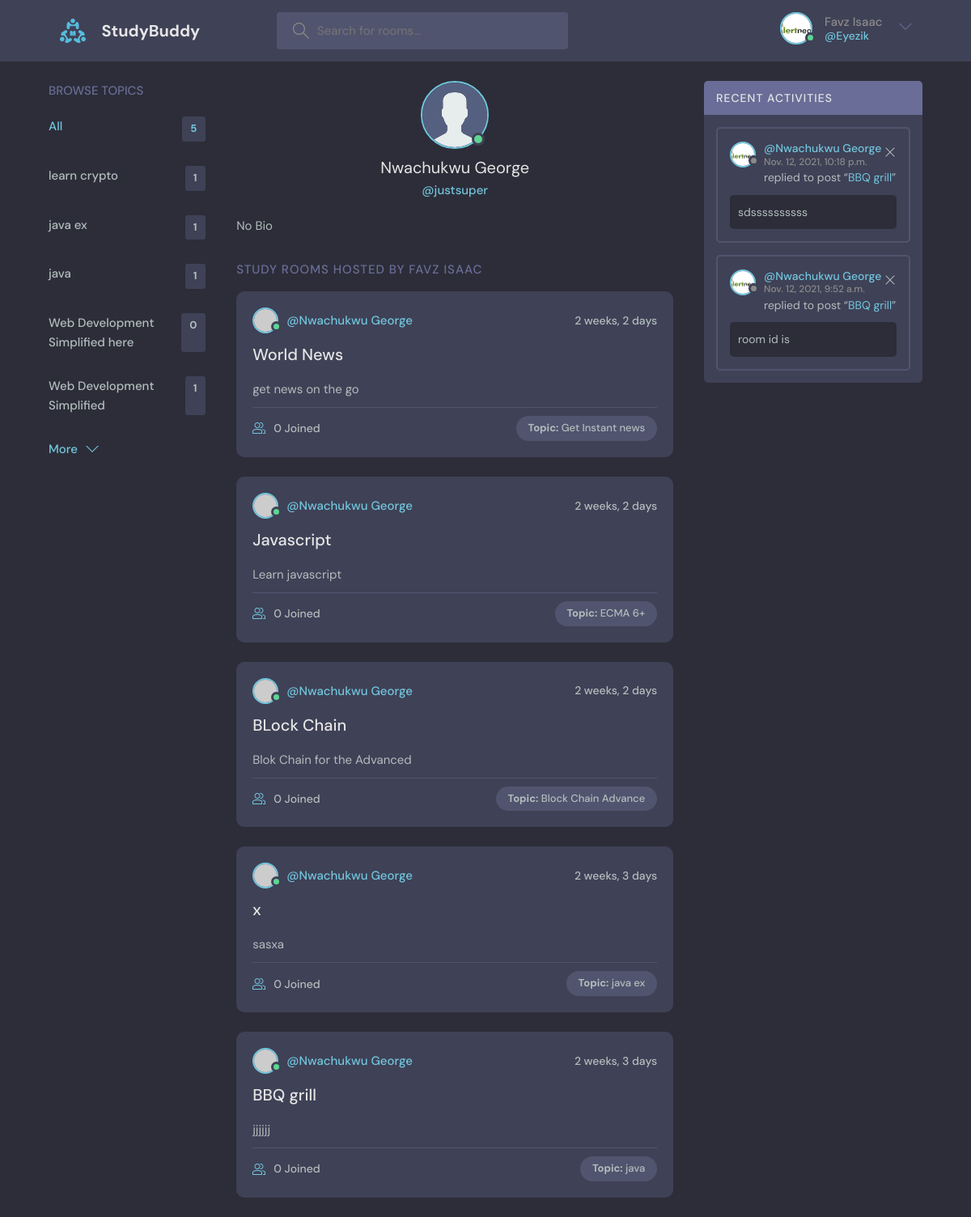
Page /profile/5 (signed in) on the committed database.
### base/models.py (models this page shows, shortened)
class User(AbstractUser):
    fullname = models.CharField(max_length=200, null=True, blank=True)
    email = models.EmailField(unique=True)
    username = models.CharField(max_length=200, unique=True, null=True, blank=True)
    bio = models.TextField(max_length=200, null=True, blank=True)
    avatar = models.ImageField(null=True, default='avatar.svg')
    USERNAME_FIELD = 'email'
    REQUIRED_FIELDS = []
    def __str__(self):
        return str(self.fullname)

class Topic(models.Model):
    name = models.CharField(max_length=200, null=True, blank=True)
    class Meta:
        ordering = ['-name']
    def __str__(self):
        return self.name

class Room(models.Model):
    name = models.CharField(max_length=200, null=True, blank=True)
    host = models.ForeignKey(User, on_delete=models.SET_NULL, null=True, blank=True)
    topic = models.ForeignKey(Topic, on_delete=models.SET_NULL, null=True, blank=True)
    description = models.TextField(null=True, blank=True)
    participants = models.ManyToManyField(User, related_name='participants', blank=True)
    updated = models.DateTimeField(auto_now=True)
    created = models.DateTimeField(auto_now_add=True)
    class Meta:
        ordering = ['-updated']
    def __str__(self):
        return self.name

class Message(models.Model):
    user = models.ForeignKey(User, on_delete=models.CASCADE, null=True)
    room = models.ForeignKey(Room, on_delete=models.CASCADE, null=True)
    body = models.TextField(null=True, blank=True)
    updated = models.DateTimeField(auto_now=True)
    created = models.DateTimeField(auto_now_add=True)

### base/views.py (the view)
# urls.py: path('profile/<int:pk>', user_profile, name="profile"),
@login_required(login_url='base:login')
def user_profile(request, pk):
    user = User.objects.get(pk=pk)
    rooms = user.room_set.all()
    topics = Topic.objects.all()[:5]
    all_messages = user.message_set.all().order_by('-created')
    return render(request, 'base/profile.html', {
        'users':user,
        'topics':topics,
        'all_messages':all_messages,
        'rooms':rooms,
    })

### base/templates/base/profile.html (shortened to what this page needs)
{% extends 'main.html' %}
{% block content %}
  <main class="profile-page layout layout--3">
    <div class="container">
        {% include 'base/topics_component.html' %}
      <div class="roomList">
        <div class="profile">
          <div class="profile__avatar">
            <div class="avatar avatar--large active">
              <img src="{{ users.avatar.url }}" />
            </div>
          </div>
          <div class="profile__info">
            <h3>{{ users }}</h3>
            <p>@{{ users.username }}</p>
          </div>
          <div class="profile__about">
            <p>
              {% if users.bio == None or users.bio == ""%}
                <samp>No Bio</samp>
              {% else %}
              <h3>About</h3>
              {{ users.bio }}
              {% endif %}
            </p>
          </div>
        </div>
        <div class="roomList__header">
          <div>
            <h2>Study Rooms Hosted by {{ user }}</a>
            </h2>
          </div>
        </div>
        {% for room in rooms %}
            <div class="roomListRoom">
            <div class="roomListRoom__header">
                <a href="" class="roomListRoom__author">
                <div class="avatar avatar--small active">
                    <img src="https://randomuser.me/api/portraits/men/11.jpg" />
                </div>
                <span>@{{ room.host }}</span>
                </a>
                <div class="roomListRoom__actions">
                <span>{{ room.updated | timesince }}</span>
                </div>
            </div>
            <div class="roomListRoom__content">
                <a href="">{{ room.name }}</a>
                <p>
                {{ room.description }}
                </p>
            </div>
            <div class="roomListRoom__meta">
                <a class="roomListRoom__joined">
                {{ room.participants.count }} Joined
                </a>
                <p class="roomListRoom__topic"> <strong>Topic:</strong> {{ room.topic }}</p>
            </div>
            </div>
        {% endfor %}
      </div>
     {% include 'base/activities_component.html' %}
    </div>
  </main>
{% endblock content %}

### templates/main.html (shortened to what this page needs)
{% load static %}
<!DOCTYPE html>
<html lang="en">
  <head>
    <link rel="stylesheet" href="{% static '/styles/style.css' %}" />
  </head>
  <body>
    {% include 'navbar.html' %}
    {% block content %}
    {% endblock content %}
  </body>
</html>

### templates/navbar.html (shortened to what this page needs)
{% load static %}
<header class="header header--loggedIn">
    <div class="container">
      <a href="{% url 'base:home' %}" class="header__logo">
        <img src="{% static 'images/logo.svg' %}" />
        <h1>StudyBuddy</h1>
      </a>
      <form class="header__search" method="get" action="{% url 'base:home' %}">
        <label>
          <input placeholder="Search for rooms..." name="q" />
        </label>
      </form>
      <nav class="header__menu">
        <div class="header__user">
          {% if request.user.id %}
          <a href="{% url 'base:profile' request.user.id %}">
            <div class="avatar avatar--medium active">
              <img src="{{ user.avatar.url }}" alt="user" />
            </div>
            <p> {{ request.user }} <span>@{{ request.user.username }}</span></p>
          </a>
          {% endif %}
          <button class="dropdown-button">
            <svg version="1.1" xmlns="http://www.w3.org/2000/svg" width="32" height="32" viewBox="0 0 32 32">
              <title>chevron-down</title>
              <path d="M16 21l-13-13h-3l16 16 16-16h-3l-13 13z"></path>
            </svg>
          </button>
        </div>
      </nav>
    </div>
  </header>

### base/templates/base/topics_component.html
<div class="topics">
    <div class="topics__header">
      <h2>Browse Topics</h2>
    </div>
    <ul class="topics__list">
      <li>
        <a href="/" class="active">All <span>{{ topics.count }}</span></a>
      </li>
      {% for topic in topics %}
      <li>
        <a href="{% url 'base:home' %}?q={{ topic.name }}">{{ topic.name }}<span>{{ topic.room_set.all.count }}</span></a>
      </li>
      {% endfor %}
    </ul>
    <a class="btn btn--link" href="topics.html">
      More
      <svg version="1.1" xmlns="http://www.w3.org/2000/svg" width="32" height="32" viewBox="0 0 32 32">
        <title>chevron-down</title>
        <path d="M16 21l-13-13h-3l16 16 16-16h-3l-13 13z"></path>
      </svg>
    </a>
  </div>

### base/templates/base/activities_component.html
<div class="activities">
    <div class="activities__header">
      <h2>Recent Activities</h2>
    </div>
    {% for activity in all_messages %}
      <div class="activities__box">
        <div class="activities__boxHeader roomListRoom__header">
          <a href="{% url 'base:profile' activity.user.id %}" class="roomListRoom__author">
            <div class="avatar avatar--small">
              <img src="{{ user.avatar.url }}" />
            </div>
            <p>
              @{{ activity.user }}
              <span>{{ activity.created }}</span>
            </p>
          </a>
          <div class="roomListRoom__actions">
            <a href="#">
              <svg version="1.1" xmlns="http://www.w3.org/2000/svg" width="32" height="32" viewBox="0 0 32 32">
                <title>remove</title>
                <path
                  d="M27.314 6.019l-1.333-1.333-9.98 9.981-9.981-9.981-1.333 1.333 9.981 9.981-9.981 9.98 1.333 1.333 9.981-9.98 9.98 9.98 1.333-1.333-9.98-9.98 9.98-9.981z"
                ></path>
              </svg>
            </a>
          </div>
        </div>
        <div class="activities__boxContent">
          <p>replied to post “<a href="room.html">{{ activity.room }}</a>”</p>
          <div class="activities__boxRoomContent">
            {{ activity.body }}
          </div>
        </div>
      </div>
    {% endfor %}
  </div>

### rows in the picture
User: avatar (picture), user "Favz Isaac", user.username "Eyezik", fullname "FAVZ ISAAC"
Topic: name "learn crypto", room_set.all.count "1"
Topic: name "java ex", room_set.all.count "1"
Topic: name "java", room_set.all.count "1"
Topic: name "Web Development Simplified here", room_set.all.count "0"
Topic: name "Web Development Simplified", room_set.all.count "1"
User: avatar (placeholder picture), fullname "Nwachukwu George", username "justsuper"
Room: host "Nwachukwu George", updated "2 weeks, 2 days", name "World News", description "get news on the go", participants.count "0", topic "Get Instant news"
Room: host "Nwachukwu George", updated "2 weeks, 2 days", name "Javascript", description "Learn javascript", participants.count "0", topic "ECMA 6+"
Room: host "Nwachukwu George", updated "2 weeks, 2 days", name "BLock Chain", description "Blok Chain for the Advanced", participants.count "0", topic "Block Chain Advance"
Room: host "Nwachukwu George", updated "2 weeks, 3 days", name "x", description "sasxa", participants.count "0", topic "java ex"
Room: host "Nwachukwu George", updated "2 weeks, 3 days", name "BBQ grill", description "jjjjjj", participants.count "0", topic "java"
Message: avatar (picture), user "Nwachukwu George", created "Nov. 12, 2021, 10:18 p.m.", room "BBQ grill", body "sdssssssssss"
Message: avatar (picture), user "Nwachukwu George", created "Nov. 12, 2021, 9:52 a.m.", room "BBQ grill", body "room id is"

### other values in the picture
{{ topics.count }} "5"
